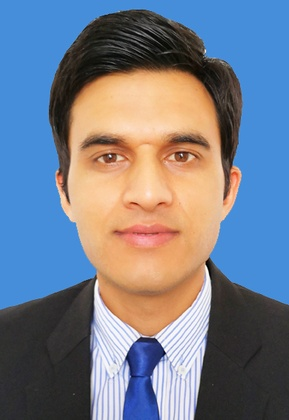
%> input picture mubo1.jpg, 289 x 420 px, shrunk from 390 x 567 before the run
$ octave canny_edge_detection.m   (GNU Octave 9; MATLAB toolbox functions it lacks are replaced by stand-ins)
%> lines starting %> are read from the running program, lines starting %| are printed output that depends on the picture; in (x1, y1, x2, y2) boxes, pixels count from 0 and x2, y2 are one past the last pixel; in counts of white or black regions, pixels touching at a corner belong together; the program's own positions count from 1
clc;
clear all;
% Step 1: Convert the image to grayscale
img = imread('mubo1.jpg');
%> img is the input picture: size 420x289x3 uint8; mean R, G, B 117.5, 124.9, 139.5
grayImg = rgb2gray(img);

% Step 2: Apply Gaussian smoothing
filteredImg = imgaussfilt(grayImg, 2); % Adjust the standard deviation as needed
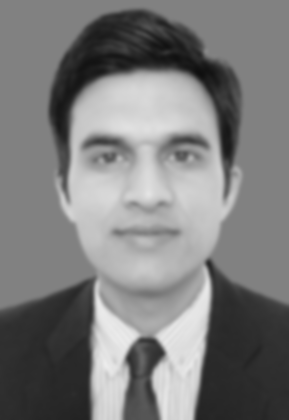
%> filteredImg: size 420x289 uint8; min 15, max 236, mean 124.3

% Step 3: Compute the gradient magnitude and orientation
[Gx, Gy] = gradient(double(filteredImg));
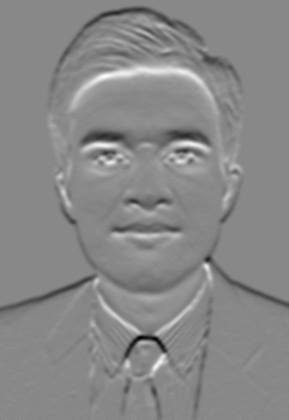
%> Gy: size 420x289 double; min -25.5, max 22, mean -0.1; drawn with min black and max white
gradientMagnitude = sqrt(Gx.^2 + Gy.^2);
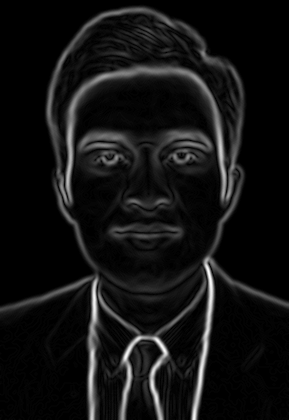
%> gradientMagnitude: size 420x289 double; min 0, max 37.02, mean 2.8; drawn with min black and max white
gradientOrientation = atan2(Gy, Gx) * 180 / pi; % Convert to degrees
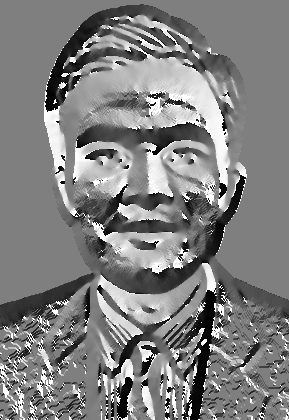
%> gradientOrientation: size 420x289 double; min -179.2, max 180, mean 2.1; drawn with min black and max white

% Step 4: Apply non-maximum suppression
suppressedImg = nonmaxsupp(gradientMagnitude, gradientOrientation);

% Step 5: Apply hysteresis thresholding
highThreshold = 0.2 * max(suppressedImg(:)); % Adjust the high threshold ratio as needed
lowThreshold = 0.1 * highThreshold; % Adjust the low threshold ratio as needed

edgeImg = hysthresh(suppressedImg, highThreshold, lowThreshold);

% Step 6: Edge tracking by hysteresis
edgeImg = edgeLinking(edgeImg);

% Step 7: Output the final edge image
imshow(edgeImg);

% Function for non-maximum suppression
function output = nonmaxsupp(gradientMagnitude, gradientOrientation)
    [rows, cols] = size(gradientMagnitude);
%> rows = 420; cols = 289
    output = zeros(rows, cols);

    for i = 2:rows-1
        for j = 2:cols-1
            angle = gradientOrientation(i, j);
            mag = gradientMagnitude(i, j);

            % Interpolate the pixels in the gradient direction
            if (-22.5 <= angle && angle < 22.5) || (157.5 <= angle && angle <= 180) || (-180 <= angle && angle < -157.5)
                beforeMag = gradientMagnitude(i, j-1);
                afterMag = gradientMagnitude(i, j+1);
            elseif (22.5 <= angle && angle < 67.5) || (-157.5 <= angle && angle < -112.5)
                beforeMag = gradientMagnitude(i-1, j-1);
                afterMag = gradientMagnitude(i+1, j+1);
            elseif (67.5 <= angle && angle < 112.5) || (-112.5 <= angle && angle < -67.5)
                beforeMag = gradientMagnitude(i-1, j);
                afterMag = gradientMagnitude(i+1, j);
            else
                beforeMag = gradientMagnitude(i+1, j-1);
                afterMag = gradientMagnitude(i-1, j+1);
            end

            % Perform non-maximum suppression
            if mag >= beforeMag && mag >= afterMag
                output(i, j) = mag;
            end
        end
    end
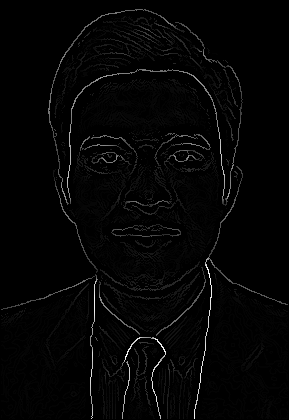
%> output: size 420x289 double; min 0, max 37.02, mean 0.7; drawn with min black and max white
%> after the loop, afterMag = 0; beforeMag = 0.5
%> `highThreshold = 0.2 * max(suppressedImg(:));`: highThreshold = 7.4
%> `lowThreshold = 0.1 * highThreshold;`: lowThreshold = 0.74
end

% Function for hysteresis thresholding
function output = hysthresh(input, highThreshold, lowThreshold)
%> called with highThreshold = 7.4, lowThreshold = 0.74
    output = zeros(size(input));

    strongEdges = input > highThreshold;
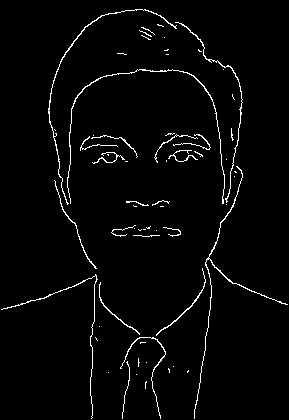
%> strongEdges: size 420x289 logical; 2.6% white in thin lines or dots
    weakEdges = (input >= lowThreshold) & (input <= highThreshold);
%> weakEdges: size 420x289 logical; 9.8% white in thin lines or dots

    % Assign strong edges
    output(strongEdges) = 1;
%> output: size 420x289 double; values 0 (black) and 1 (white), 2.6% white in thin lines or dots

    % Connect weak edges to strong edges
    [rows, cols] = size(input);
    for i = 2:rows-1
        for j = 2:cols-1
            if weakEdges(i, j) && any(strongEdges(i-1:i+1))
                            if weakEdges(i, j) && any(strongEdges(i-1:i+1, j-1:j+1))
                output(i, j) = 1;
                            end
            end
        end
    end
end

% Function for edge tracking by hysteresis
function output = edgeLinking(input)
    % Perform edge tracking by hysteresis using connectivity analysis
    [rows, cols] = size(input);
    output = zeros(rows, cols);

    % Define 8-connectivity neighbors
    neighbors = [0 1; 1 0; 1 1; -1 1];

    % Traverse each pixel
    for i = 2:rows-1
        for j = 2:cols-1
            % Check if the pixel is a weak edge
            if input(i, j) == 1
                % Check the neighbors for strong edges
                for k = 1:size(neighbors, 1)
                    neighborRow = i + neighbors(k, 1);
                    neighborCol = j + neighbors(k, 2);

                    % Check if the neighbor is a strong edge
                    if input(neighborRow, neighborCol) == 1
                        % Mark the pixel as a strong edge
                        output(i, j) = 1;
                        break; % Exit the loop
                    end
                end
            end
        end
    end
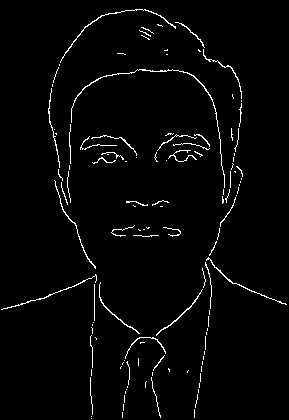
%> output: size 420x289 double; values 0 (black) and 1 (white), 2.4% white in thin lines or dots
%> after the loop, neighborCol = 196; neighborRow = 418
end

$ run again, with 1.jpg copied over mubo1.jpg
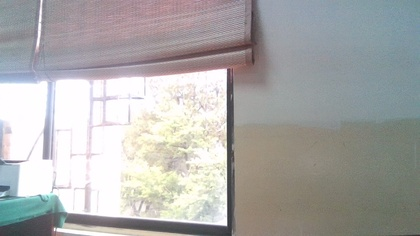
%> input picture 1.jpg, 420 x 236 px, shrunk from 1280 x 720 before the run
%> img is the input picture: size 236x420x3 uint8; mean R, G, B 171.7, 171.2, 169.8
%> after the loop in nonmaxsupp, `for i = 2:rows-1`:
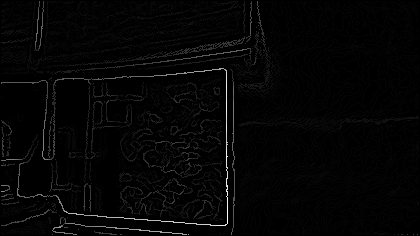
%> output: size 236x420 double; min 0, max 35.51, mean 0.7; drawn with min black and max white
%> after the loop in nonmaxsupp, `for i = 2:rows-1`: afterMag = 11.01; beforeMag = 9.01
%> highThreshold = 7.1
%> lowThreshold = 0.71
%> strongEdges: size 236x420 logical; 2.1% white in thin lines or dots
%> weakEdges: size 236x420 logical; 11.3% white in thin lines or dots
%> after the loop in edgeLinking, `for i = 2:rows-1`:
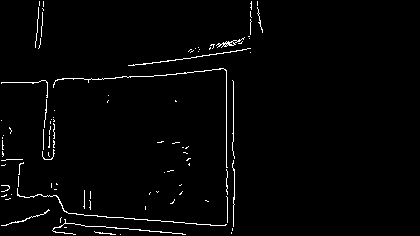
%> output: size 236x420 double; values 0 (black) and 1 (white), 1.9% white in thin lines or dots, all inside (x1, y1, x2, y2) = (1, 1, 263, 235)
%> after the loop in edgeLinking, `for i = 2:rows-1`: neighborCol = 419; neighborRow = 234
